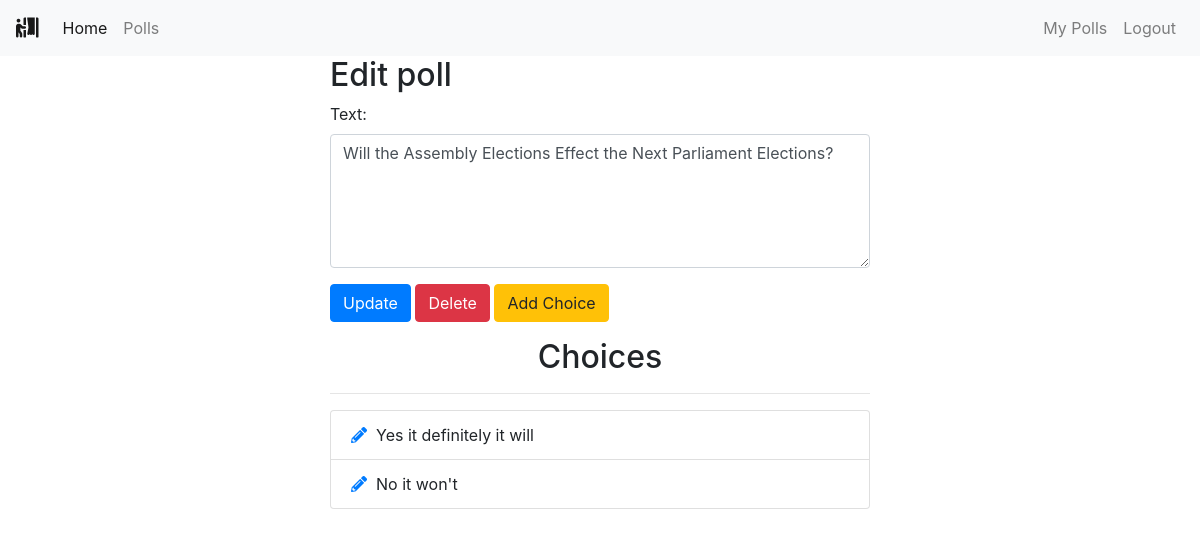
The page /polls/edit/52/ (signed in) on the database its author committed.
### polls/models.py (models this page shows, shortened)
class Poll(models.Model):
    owner = models.ForeignKey(User, on_delete=models.CASCADE)
    text = models.TextField()
    pub_date = models.DateTimeField(default=timezone.now)
    active = models.BooleanField(default=True)

class Choice(models.Model):
    poll = models.ForeignKey(Poll, on_delete=models.CASCADE)
    choice_text = models.CharField(max_length=255)

### polls/views.py (the view)
# urls.py: path('edit/<int:poll_id>/', views.polls_edit, name='edit'),
@login_required
def polls_edit(request, poll_id):
    poll = get_object_or_404(Poll, pk=poll_id)
    if request.user != poll.owner:
        return redirect('home')
    if request.method == 'POST':
        form = EditPollForm(request.POST, instance=poll)
        if form.is_valid:
            form.save()
            messages.success(request, "Poll Updated successfully.",
                             extra_tags='alert alert-success alert-dismissible fade show')
            return redirect("polls:list")
    else:
        form = EditPollForm(instance=poll)
    return render(request, "polls/poll_edit.html", {'form': form, 'poll': poll})

### polls/forms.py
class EditPollForm(forms.ModelForm):
    class Meta:
        model = Poll
        fields = ['text', ]
        widgets = {
            'text': forms.Textarea(attrs={'class': 'form-control', 'rows': 5, 'cols': 20}),
        }

### polls/templates/polls/poll_edit.html (shortened to what this page needs)
{% extends 'base.html' %}
{% block content %}
<div class="container">
    <div class="row center">
        <div class="col-md-6 offset-md-3">
            <h2>Edit poll</h2>
            <form action="" method="POST">
                {% for field in form %}
                <div class="form-group">
                    {{ field.label_tag }}
                    {{ field }}
                </div>
                {% endfor %}
                <button type="submit" class="btn btn-primary">Update</button>
                <a class="btn btn-danger" href="{% url 'polls:delete_poll' poll.id %}" role="button" onclick="return confirm('Are you sure?')">Delete</a>
                <a class="btn btn-warning" href="{% url 'polls:add_choice' poll.id %}" role="button">Add Choice</a>
            </form>
            <div class="choices">
                <h2 class="text-center mt-3">Choices</h2>
                <hr>
                <ul class="list-group">
                    {% for choice in poll.choice_set.all %}
                    <li class="list-group-item"><a href="{% url 'polls:choice_edit' choice.id %}"><i class="fas fa-pencil-alt"></i></a>&nbsp
                        {{ choice.choice_text }}</li>
                    {% endfor %}
                </ul>
            </div>
        </div>
    </div>
</div>
{% endblock %}

### rows shown on the page
Poll: form "Will the Assembly Elections Effect the Next Parliament Elections?"
Choice: choice_text "Yes it definitely it will"
Choice: choice_text "No it won't"

### other values the page prints
{{ field.label_tag }} "Text:"
